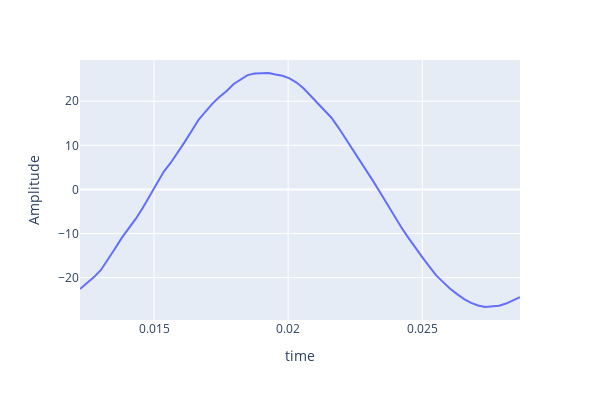
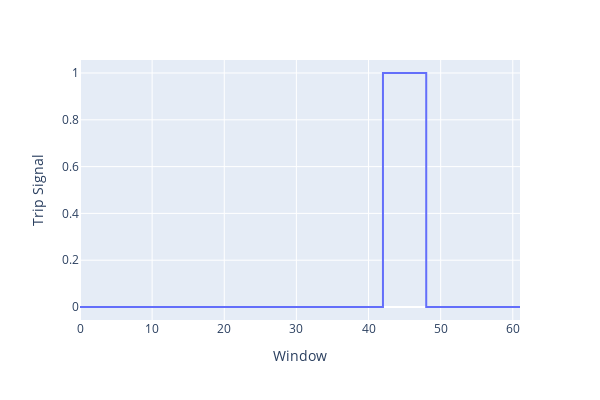

Notebook source saved alongside these figures, in order:
### Code cell
window_idx = 47
sample_idx = (max_window_idx * event_idx) + window_idx


def update_fig(fig):
    fig.update_traces(line_color="#EEEEEE", line_width=2)
    fig.update_layout(
        paper_bgcolor="#222831",
        plot_bgcolor="#393E46",
        font_color="whitesmoke",
    )
    fig.update_xaxes(showgrid=True, gridwidth=1, gridcolor="#32E0C4")
    fig.update_yaxes(showgrid=True, gridwidth=1, gridcolor="#32E0C4")


signal, t = dataset.__getitem__(sample_idx, data_plot=True)
signal = np.copy(signal)
signal = signal.reshape((-1, 3))
signal = signal[:, 0]
t = np.copy(t)
print(type(t))
print(type(signal))
# print(f"Window index: {sample_df.query('indices == 196').index[0]}")
fig = px.line(
    x=t,
    y=signal,
    width=600,
    height=400,
    labels=dict(x="time", y="Amplitude"),
)
# update_fig(fig)x
fig.show()
fig = px.line(
    x=sample_df.index,
    y=sample_df["Pred label"],
    width=600,
    height=400,
    labels=dict(x="Window", y="Trip Signal"),
    line_shape="hv",
)
# update_fig(fig)
fig.show()

### Figure 1 — Plotly figure (JSON) as saved in the notebook; plotly's stock layout.template omitted (floating-point values rounded to 4 significant figures)
{"data": [{"hovertemplate": "time=%{x}<br>Amplitude=%{y}<extra></extra>", "legendgroup": "", "line": {"color": "#636efa", "dash": "solid"}, "marker": {"symbol": "circle"}, "mode": "lines", "name": "", "orientation": "v", "showlegend": false, "type": "scatter", "x": [0.01224, 0.0125, 0.01276, 0.01302, 0.01328, 0.01354, 0.0138, 0.01406, 0.01432, 0.01458, 0.01484, 0.0151, 0.01536, 0.01562, 0.01588, 0.01614, 0.01641, 0.01667, 0.01693, 0.01719, 0.01745, 0.01771, 0.01797, 0.01823, 0.01849, 0.01875, 0.01901, 0.01927, 0.01953, 0.01979, 0.02005, 0.02031, 0.02057, 0.02083, 0.02109, 0.02135, 0.02161, 0.02187, 0.02213, 0.02239, 0.02265, 0.02292, 0.02318, 0.02344, 0.0237, 0.02396, 0.02422, 0.02448, 0.02474, 0.025, 0.02526, 0.02552, 0.02578, 0.02604, 0.0263, 0.02656, 0.02682, 0.02708, 0.02734, 0.0276, 0.02786, 0.02812, 0.02838, 0.02864], "xaxis": "x", "y": [-22.59, -21.32, -19.89, -18.26, -15.7, -13.45, -10.94, -8.92, -6.644, -4.139, -1.403, 1.516, 4.048, 6.05, 8.355, 10.78, 13.3, 15.85, 17.72, 19.51, 21.03, 22.32, 23.91, 24.83, 25.93, 26.27, 26.4, 26.38, 26.06, 25.79, 25.17, 24.22, 22.92, 21.26, 19.72, 18.04, 16.26, 14.02, 11.62, 9.167, 6.591, 4.274, 1.819, -0.7651, -3.398, -6.092, -8.575, -10.92, -13.21, -15.36, -17.44, -19.49, -21.03, -22.53, -23.75, -24.87, -25.72, -26.31, -26.67, -26.6, -26.38, -25.89, -25.24, -24.46], "yaxis": "y"}], "layout": {"height": 400, "legend": {"tracegroupgap": 0}, "margin": {"t": 60}, "width": 600, "xaxis": {"anchor": "y", "domain": [0, 1], "title": {"text": "time"}}, "yaxis": {"anchor": "x", "domain": [0, 1], "title": {"text": "Amplitude"}}}}

### Figure 2 — Plotly figure (JSON) as saved in the notebook; plotly's stock layout.template omitted (floating-point values rounded to 4 significant figures)
{"data": [{"hovertemplate": "Window=%{x}<br>Trip Signal=%{y}<extra></extra>", "legendgroup": "", "line": {"color": "#636efa", "dash": "solid", "shape": "hv"}, "marker": {"symbol": "circle"}, "mode": "lines", "name": "", "orientation": "v", "showlegend": false, "type": "scatter", "x": [0, 1, 2, 3, 4, 5, 6, 7, 8, 9, 10, 11, 12, 13, 14, 15, 16, 17, 18, 19, 20, 21, 22, 23, 24, 25, 26, 27, 28, 29, 30, 31, 32, 33, 34, 35, 36, 37, 38, 39, 40, 41, 42, 43, 44, 45, 46, 47, 48, 49, 50, 51, 52, 53, 54, 55, 56, 57, 58, 59, 60, 61], "xaxis": "x", "y": [0, 0, 0, 0, 0, 0, 0, 0, 0, 0, 0, 0, 0, 0, 0, 0, 0, 0, 0, 0, 0, 0, 0, 0, 0, 0, 0, 0, 0, 0, 0, 0, 0, 0, 0, 0, 0, 0, 0, 0, 0, 0, 1, 1, 1, 1, 1, 1, 0, 0, 0, 0, 0, 0, 0, 0, 0, 0, 0, 0, 0, 0], "yaxis": "y"}], "layout": {"height": 400, "legend": {"tracegroupgap": 0}, "margin": {"t": 60}, "width": 600, "xaxis": {"anchor": "y", "domain": [0, 1], "title": {"text": "Window"}}, "yaxis": {"anchor": "x", "domain": [0, 1], "title": {"text": "Trip Signal"}}}}
